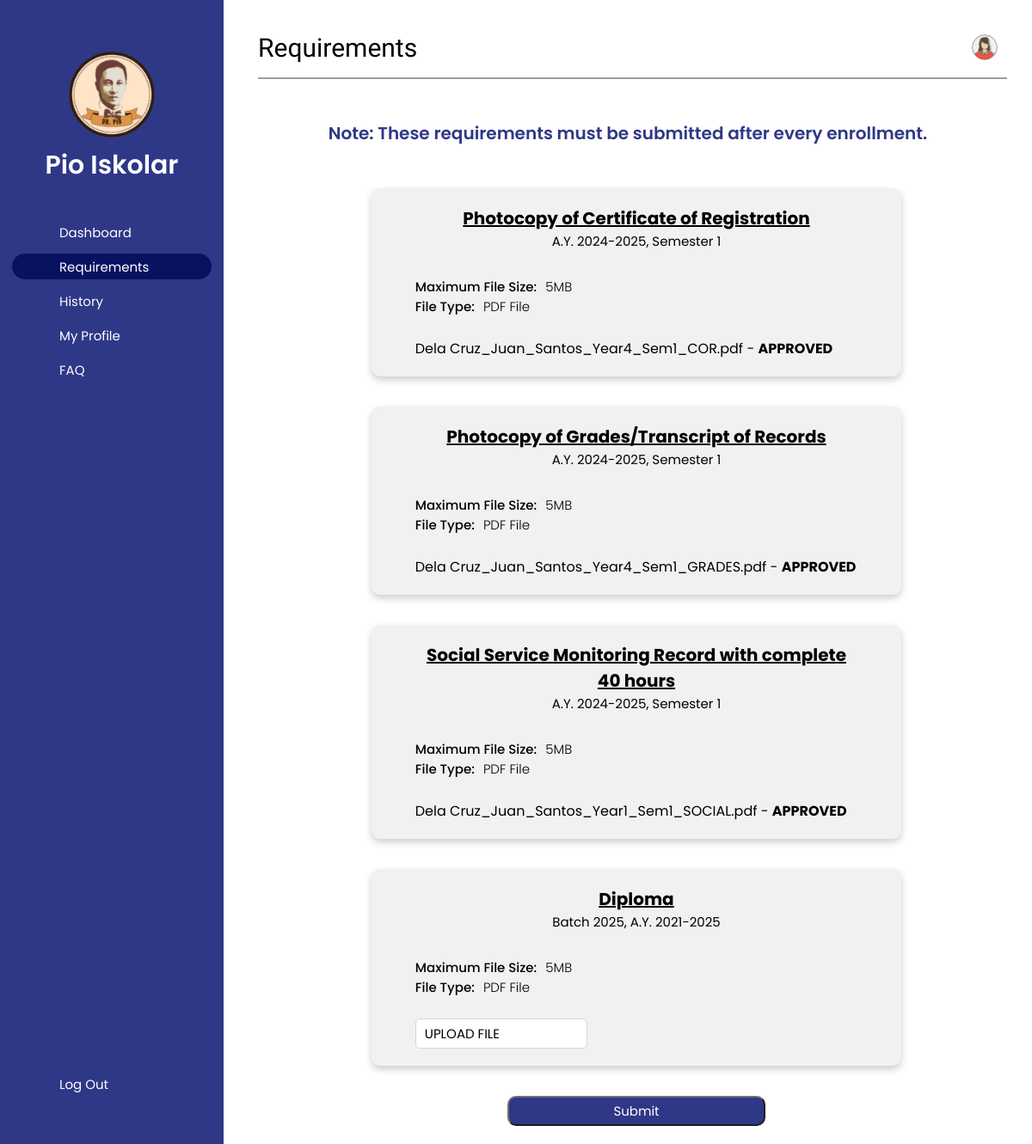
Page /html/docs.php (signed in) on the committed database.
### tables this page shows
CREATE TABLE `batch_year` (
  `batch_no` int(11) NOT NULL,
  `acad_year` varchar(10) NOT NULL
);

CREATE TABLE `submission` (
  `submit_id` int(11) NOT NULL,
  `scholar_id` int(11) NOT NULL,
  `sub_date` date NOT NULL,
  `doc_name` varchar(150) NOT NULL,
  `doc_type` varchar(50) NOT NULL,
  `school` varchar(150) NOT NULL,
  `acad_year` varchar(10) NOT NULL,
  `sem` int(1) NOT NULL,
  `doc_status` varchar(10) NOT NULL,
  `reason` text NOT NULL
);

### functions/general.php (called while the page is built, shortened)
<?php
    $serv = "localhost";
    $host = "root";
    $keys = "";
    $dbnm = "pio_iskolar";
    $ports = [3308, 3307, 3306];
    $conn = new mysqli($serv, $host, $keys, $dbnm, $ports[0]);
    function academic() {
        global $conn;
        $query = "SELECT acad_year AS acad FROM batch_year ORDER BY batch_no DESC LIMIT 1";
        $result = $conn->query($query);
        if ($result->num_rows > 0) {
            return $result->fetch_assoc()['acad'];
        }
    }
    function semester() {
        $current_month = date('m');
        if ($current_month >= 7 && $current_month <= 12) {
            return 1;
        } else {
            return 2;
        }
    }
    $year = academic();
    $sem = semester();
?>

### functions/document_upload.php (called while the page is built, shortened)
<?php
    include_once('../functions/general.php');
    global $conn;
function getDocumentDetails($scholar_id, $doc_type, $year, $sem) {
    global $conn;
    $query = "SELECT doc_name, doc_status FROM submission WHERE scholar_id = ? AND doc_type = ? AND acad_year = ? AND sem = ?";
    $stmt = $conn->prepare($query);
    $stmt->bind_param("issi", $scholar_id, $doc_type, $year, $sem);
    $stmt->execute();
    $result = $stmt->get_result();
    if ($result) {
        return $result->fetch_assoc();
    } else {
        return null;
    }
}
?>

### html/docs.php (the view, shortened to what this page needs)
<?php
    include('../functions/general.php');
    include('../functions/document_upload.php');
    $scholar_id = $_SESSION['sid'];
    global $year, $sem;
    function getUploadButtonHtml($scholar_id, $doc_type, $year, $sem) {
        $docDetails = getDocumentDetails($scholar_id, $doc_type, $year, $sem);
        if ($docDetails) {
            if ($docDetails['doc_status'] === 'DECLINED') {
                $buttonLabel = 'REPLACE DOCUMENT';
                $buttonStyle = 'style=""';
            } else {
                $buttonLabel = '';
                $buttonStyle = 'style="display:none;"';
            }
            return "
                <label type='button' class='lblAdd' for='choose-file-$doc_type' $buttonStyle>
                    <ion-icon name='share-outline'></ion-icon> <b> $buttonLabel </b>
                </label>
                <input name='$doc_type' type='file' id='choose-file-$doc_type' accept='.pdf' style='display: none;' $buttonStyle /> <p>{$docDetails['doc_name']} - <b>{$docDetails['doc_status']}</b></p>
            ";
        } else {
            return "
                <label type='button' class='lblAdd' for='choose-file-$doc_type'>
                    <ion-icon name='share-outline'></ion-icon> UPLOAD FILE
                </label>
                <input name='$doc_type' type='file' id='choose-file-$doc_type' accept='.pdf' style='display: none;' />
            ";
        }
    }
?>
<!DOCTYPE html>
<html lang="en">
<head>
    <link rel="stylesheet" href="css/docs.css">
    <link rel="stylesheet" href="css/confirm.css">
</head>
<body>
    <?php include 'navbar.php';?>
    <div class="main">
        <div class="topBar">
            <div class="headerName">
                <h1>Requirements</h1>
            </div>
            <div class="headerRight">
                <div class="notif">
                </div>
                <a class="user" href="profile.php">
                    <img src="images/profile.png" alt="">
                </a>
            </div>
        </div>
        <div class="line"></div>
        <div class="info">
            <p> Note: These requirements must be submitted after every enrollment. </p>
        </div>
        <div class="cards">
            <form action="" method="post" enctype="multipart/form-data">
                <div class="card">
                    <div class="container">
                        <div class="reqs">
                            <h2> Photocopy of Certificate of Registration </h2>
                            <h5> <?php echo 'A.Y. '.$year.', Semester '.$sem?> </h5>
                        </div>
                        <div class="formats">
                            <p class="file"> Maximum File Size: </p>
                            <p class="files"> 5MB </p>
                        </div>
                        <div class="formats">
                            <p class="file"> File Type:</p>
                            <p class="files"> PDF File </p>
                        </div> <br>
                        <?php echo getUploadButtonHtml($scholar_id, 'COR', $year, $sem); ?>
                    </div>
                </div> <br>
                <div class="card">
                    <div class="container">
                        <div class="reqs">
                            <h2> Photocopy of Grades/Transcript of Records </h2>
                            <h5> <?php echo 'A.Y. '.$year.', Semester '.$sem?> </h5>
                        </div>
                        <div class="formats">
                            <p class="file"> Maximum File Size: </p>
                            <p class="files"> 5MB </p>
                        </div>
                        <div class="formats">
                            <p class="file"> File Type:</p>
                            <p class="files"> PDF File </p>
                        </div> <br>
                        <?php echo getUploadButtonHtml($scholar_id, 'GRADES', $year, $sem); ?>
                    </div>
                </div> <br>
                <div class="card">
                    <div class="container">
                        <div class="reqs">
                            <h2> Social Service Monitoring Record with complete 40 hours </h2>
                            <h5> <?php echo 'A.Y. '.$year.', Semester '.$sem?> </h5>
                        </div>
                        <div class="formats">
                            <p class="file"> Maximum File Size: </p>
                            <p class="files"> 5MB </p>
                        </div>
                        <div class="formats">
                            <p class="file"> File Type:</p>
                            <p class="files"> PDF File </p>
                        </div> <br>
                        <?php echo getUploadButtonHtml($scholar_id, 'SOCIAL', $year, $sem); ?>
                    </div>
                </div> <br>
                <div class="card">
                    <div class="container">
                        <div class="reqs">
                            <h2> Diploma </h2>
                            <h5> Batch 2025, A.Y. 2021-2025 </h5>
                        </div>
                        <div class="formats">
                            <p class="file"> Maximum File Size: </p>
                            <p class="files"> 5MB </p>
                        </div>
                        <div class="formats">
                            <p class="file"> File Type:</p>
                            <p class="files"> PDF File </p>
                        </div> <br>
                        <?php echo getUploadButtonHtml($scholar_id, 'DIPLOMA', $year, $sem); ?>
                    </div>
                </div> <br>
                <div class="submit">
                    <button type="submit" name="submission" class="btnSubmit"> Submit </button>
                </div>
            </form>
        </div> <br> <br>
    </div>
    <?php include 'notif.php'; ?>
    <?php include 'toast.php'; ?>
</body>
</html>

### html/css/docs.css (style rules this page uses)
* { margin: 0; padding:0; box-sizing: border-box; font-family: 'Poppins', 'Lexend'; }
.info { grid-row: 2 / 3; grid-column: 1 / 5; padding-right: 20px; padding-top: 50px; }
.info p { text-align: center; font-size: 20px; font-weight: 600; color: #2F3787; }
.cards { grid-row: 3 / 5; grid-column: 1 / 5; width: 70%; margin-left: auto; margin-right: auto; }
.card { box-shadow: 0 4px 8px 0 rgba(0,0,0,0.2); transition: 0.3s; border-radius: 10px; text-align: left; background: #f1f1f1; height: auto; margin-bottom: 10px; }
.container { width: 90%; margin: 0 auto; padding: 20px 20px; }
.reqs { padding-bottom: 30px; font-weight: 700; text-align: center; }
.reqs h2 { margin: 0; font-size: 20px; text-decoration: underline; }
.reqs h5 { margin: 0; font-size: 15px; font-weight: normal; }
.formats { font-weight: 500; font-size: 15px; display: flex; align-items: center; gap: 10px; }
.file { margin: 0; }
.files { margin: 0; font-weight: 300; }
.submit { display:flex; align-items: center; justify-content: center; }
.btnSubmit { font-size: 15px; color: #ffffff; width: 300px; height: 35px; background-color: #2F3787; border: .5%; border-radius: 10px; border-color: rgb(112, 112, 112); }
.container .lblAdd { display: inline-block; font-size: 15px; margin-right: 1vw; padding: 5px; width: 200px; color: #000; background-color: #ffffff; border: 1px solid rgb(214, 214, 214); border-radius: 5px; cursor: pointer; align-items: center; }
.container .lblAdd ion-icon { padding-left: 5px; padding-top: 5px; font-size: 15px; }
.container p { display: inline-block }

### html/css/navbar.css (style rules this page uses)
* { margin: 0; padding:0; box-sizing: border-box; font-family: 'Poppins', 'Lexend'; }
.main { display: grid; grid-template-rows: 70px 10% 70% 10%; grid-template-columns: 25% 25% 25% 25%; position: absolute; width: calc(100% - 260px); left: 260px; min-height: 100%; background-color: #fff; transition: 0.5s; padding: 20px 20px 20px 40px; }
.topBar { grid-row: 1 / 2; grid-column: 1 / 5; display: flex; float: right; justify-content: space-between; align-items: center; }
.headerName { display: flex; flex-grow: 1; }
.headerName h1 { font-family: 'Lexend'; font-size: 30px; font-weight: 300; }
.headerRight { display: flex; align-items: center; margin-left: auto; float: right; }
.notif { position: relative; top: 0; display: flex; align-items: center; justify-content: center; align-items: center; width: 30px; height: 30px; cursor: pointer; }
.user { display: flex; align-items: center; height: 50px; cursor: pointer; margin-left: 5px; margin-right: 20px; }
.user img { width: 30px; height: 30px; object-fit: cover; border-radius: 50%; }
.line { grid-row: 2 / 2; grid-column: 1 / 5; width: 99%; height: 2px; background-color: #9D9D9D; }

### html/css/notif.css (style rules this page uses)
* { margin: 0; padding:0; box-sizing: border-box; font-family: 'Poppins', sans-serif; }

### rows in the picture
batch_year: acad_year "2024-2025"
submission: doc_name "Dela Cruz_Juan_Santos_Year4_Sem1_COR.pdf", doc_status "APPROVED"
submission: doc_name "Dela Cruz_Juan_Santos_Year4_Sem1_GRADES.pdf", doc_status "APPROVED"
submission: doc_name "Dela Cruz_Juan_Santos_Year1_Sem1_SOCIAL.pdf", doc_status "APPROVED"

### other values in the picture
$sem "1"
